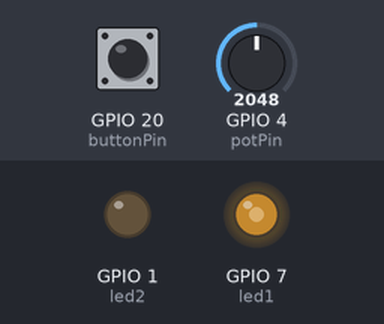
Recording of a sketch running on a simulated ESP32-S3. Parts: output pins drawn as LEDs (lit = HIGH). Dashed ring = blinking. The test bench sets the inputs (shaded band); at power-on: GPIO 20 (buttonPin) HIGH, GPIO 4 (potPin) = 2048.

Above: at 1.2 s.
1.3 s: GPIO 20 (buttonPin) pulled LOW for 0.15 s
At 1.55 s:
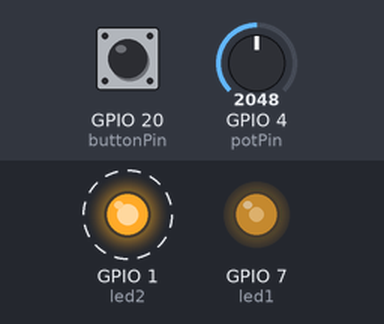
4.3 s: GPIO 4 (potPin) set to 2866
At 4.55 s:
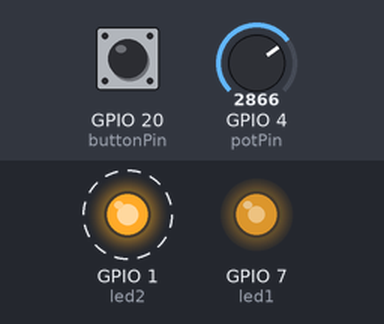
7.3 s: GPIO 4 (potPin) set to 3603
At 7.55 s:
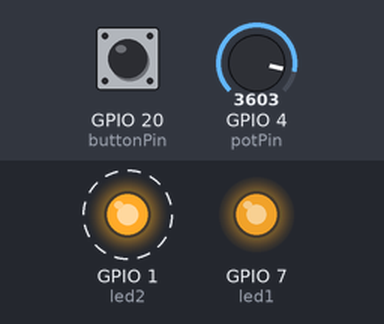
10.3 s: GPIO 4 (potPin) set to 491
At 10.55 s:
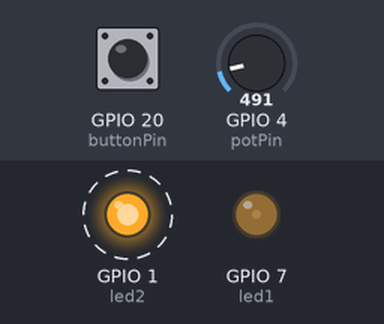
13.3 s: GPIO 4 (potPin) set to 0
At 13.56 s:
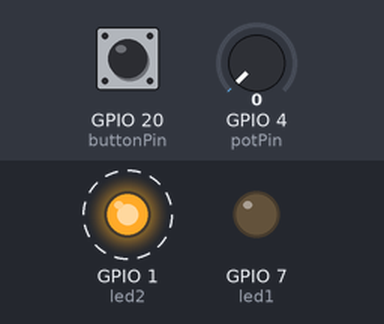
16.3 s: GPIO 4 (potPin) set to 2047
At 16.56 s:
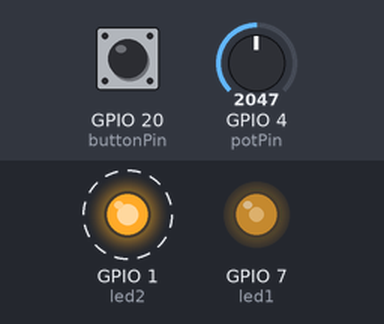
Timing chart, 0 to 20.3 s (numbered marks = the images above; inputs shaded):
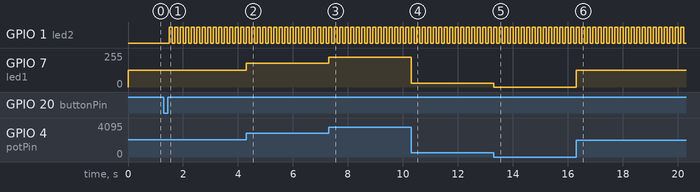

The sketch:

MIDTERM_EricWhite.ino
```cpp
const int potPin = 4;     // potentiometer
const int led1 = 7;       // LED 1 (brightness)

const int buttonPin = 20;
const int led2 = 1;

bool led2State = false;
bool lastButtonState = HIGH;
bool blinkMode = false;   // false = slow, true = fast

void setup() {
  pinMode(buttonPin, INPUT_PULLUP);  // IMPORTANT
  pinMode(led1, OUTPUT);
  pinMode(led2, OUTPUT);

  Serial.begin(115200);

  // PWM (for LED1)
  ledcSetup(0, 5000, 8);
  ledcAttachPin(led1, 0);
}

void loop() {


  int potValue = analogRead(potPin);
  int brightness = map(potValue, 0, 4095, 0, 255);
  ledcWrite(0, brightness);


  bool buttonState = digitalRead(buttonPin);

  if (buttonState == LOW && lastButtonState == HIGH) {
    led2State = !led2State;


    if (led2State == true) {
      blinkMode = !blinkMode;
    }

    delay(200);
  }

  lastButtonState = buttonState;


  if (led2State) {
    digitalWrite(led2, HIGH);
    delay(blinkMode ? 100 : 400);

    digitalWrite(led2, LOW);
    delay(blinkMode ? 100 : 400);
  } else {
    digitalWrite(led2, LOW);
  }
}
```

Measured:
- after the input at 1.3 s, GPIO 1 (led2): alternates HIGH for 0.10 s and LOW for 0.10 s, starting after 0.20 s
- after the input at 4.3 s, GPIO 7 (led1): 127/255 → 177/255 at once
- after the input at 7.3 s, GPIO 7 (led1): 177/255 → 223/255 at once
- after the input at 10.3 s, GPIO 7 (led1): 223/255 → 30/255 at once
- after the input at 13.3 s, GPIO 7 (led1): 30/255 → 0/255 at once
- after the input at 16.3 s, GPIO 7 (led1): 0/255 → 127/255 at once
